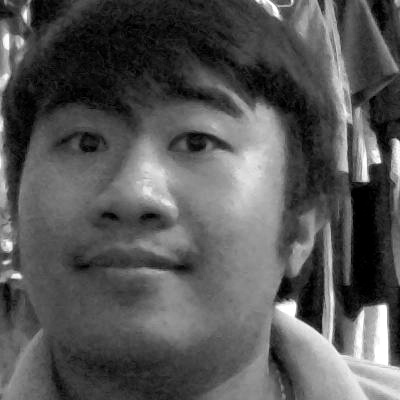
#> input picture 1608473484176_right.jpg, 400 x 400 px, given in place of phucb1709618.mov, which was not available
$ python video2face.py
#> lines starting #> are read from the running program, lines starting #| are printed output that depends on the picture; after the words box and inside, x2 and y2 are one past the last pixel; in counts of white or black regions, pixels touching at a corner belong together; pictures that were not available may be replaced by others from this repository, and a replacement may not be noted
#> in main, frame is the input picture: shape (400, 400, 3); min 0, max 255, mean 86.6
### face_detector.py
import os
# from mtcnn import MTCNN
import cv2
from cv2 import CascadeClassifier
# import face_recognition


# FaceDetector class
class FaceDetector(object):
    def __init__(self):
        """Init FaceDetector
        The FaceDetector will use pretrained CascadeClassifier model named haarcascade_frontalface
        """
        #
        # More about cascade models: https://docs.opencv.org/3.4/db/d28/tutorial_cascade_classifier.html
        #

        # set core model
        self.core = CascadeClassifier('models/haarcascade_frontalface_default.xml')

    def detect(self, img, paint = True, returnNewImage = False):
        """ Detect faces on image (give by img) and paint green rects onto it
            Function use haarcascade_frontalface_default model
        Args:
            img (numpy.ndarray): The image, could be load with cv2.imread. Imread document on: https://docs.opencv.org/3.4/d4/da8/group__imgcodecs.html#ga288b8b3da0892bd651fce07b3bbd3a56
            paint (bool, optional): . Defaults to True.
            returnNewImage (bool, optional): Whether or not to return new image containing painted rects. Defaults to False.

        Returns:
            Basically it returns rectangular regions containing faces, then
            If returnNewImage is true, functions also returns newImage with rects are painted on

        Example:
            detector = FaceDetector()
            frame = cv2.imread('<path_to_image>')
            people, img = detector.detect(frame, returnNewImage=True)
            cv2.imshow('people in image', img)
        """
#> called with paint = True, returnNewImage = True

        # detect faces
        people = [ list(x) for x in self.core.detectMultiScale(img) ]
#> people = [[14, 44, 273, 273]]

        # paint rects onto images
        if paint:
            # clone the image first
            if returnNewImage:
                img = img.copy()

            for person in people:
                rect = person
                cv2.rectangle(
                    img,
                    # top-left
                    (rect[0], rect[1]),
                    # bottom-right
                    (rect[0] + rect[2], rect[1] + rect[3]),
                    # color as RGB
                    (0x0, 0xff, 0x0),
                    # thick ness
                    2
                )
#> this loop made 1 pass
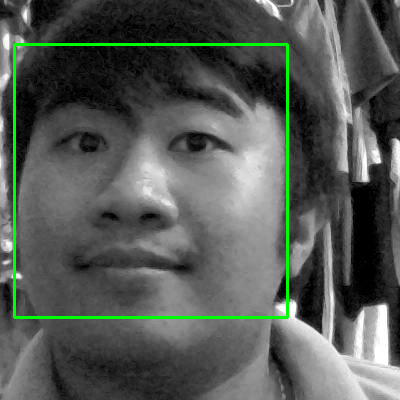
#> img: shape (400, 400, 3); 2.04% of pixels changed, all inside (x1, y1, x2, y2) = (13, 43, 289, 319)

            if returnNewImage:
                return people, img

        return people

# [12 lines that do not run on import are left out]

### logger.py
# use this log module to globally disable when needed
import sys
import json
import traceback
# import os

def debug(*args, **kargs):
    meta = traceback.format_stack()[0].split('\n')[0].strip().replace('File', '', 1).replace(', line ', ':', 1)
    print('\033[34m[DEBUG,%s]\033[39m' % meta, *args, file=sys.stdout, **kargs)

def error(*args, **kargs):
    meta = traceback.format_stack()[0].split('\n')[0].strip().replace('File', '', 1).replace(', line ', ':', 1)
    print('\033[31m[ERROR,%s]\033[39m' % meta, *args, file=sys.stderr, **kargs)

### video2face.py
"""
The script supports copying the face out of image and store image into ./faces folder
Filesystem structure
|- data : storing raw datas (image/videos)
|- faces
|---- person_1
|-------- person_1_1.png : the face image fixed size
|-------- person_1_2.png : the face image fixed size
|-------- person_1_3.png : the face image fixed size
|-------- person_1_4.png : the face image fixed size
|-------- person_1_5.png : the face image fixed size
|---- person_2
|-------- person_2_1.png : the face image fixed size
|-------- person_2_2.png : the face image fixed size
|-------- person_2_3.png : the face image fixed size
|-------- person_2_4.png : the face image fixed size
|-------- person_2_5.png : the face image fixed size

Find these variable to config:

VIDEO_URI = './data/phucb1709618.mov' # path to the video/images/=0 for camera
FACE_SIZE = (128, 128) # Face size for scale, all data should have this size
"""
import cv2
import numpy as np
from face_detector import FaceDetector
import logger
import os

# CONFIG: replace video URI here
VIDEO_URI = './data/phucb1709618.mov'
FACE_SIZE = (128, 128)

# utils
def getFilename(dir):
    return os.path.basename(dir).split('.')[0]

def area(rect):
    return rect[2] * rect[3]

# logics
VIDEO_NAME = getFilename(VIDEO_URI)
logger.debug('Video name: %s' % VIDEO_NAME)

def main():
    frame_count = 0

    DATA_PATH = 'faces/' + VIDEO_NAME + '/'

    # if path not exists then create
    if not os.path.exists(DATA_PATH):
        os.system('mkdir -p %s' % DATA_PATH)

    # new detector and frame capturer
    detector = FaceDetector()
    cap = cv2.VideoCapture(VIDEO_URI)

    while(True):
        ret, frame = cap.read()
        if not ret:
            break
        print("%d read" % frame_count)
        if frame_count % 5 != 0:
            frame_count += 1
            continue

        # frame = cv2.rotate(frame, cv2.cv2.ROTATE_90_CLOCKWISE)
        people, rectedImage = detector.detect(frame, returnNewImage=True)
#> people = [[14, 44, 273, 273]]

        if len(people):
            biggest = None
            for person in people:
                # get box having biggest area, and consider it the main person
                if not biggest or area(biggest) < area(person):
                    biggest = person
#> this loop made 1 pass

            # scale
            region = frame[biggest[1]:biggest[1]+biggest[3], biggest[0]:biggest[0]+biggest[2]].copy()
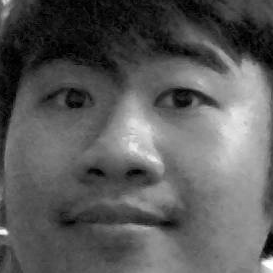
#> region: shape (273, 273, 3); min 0, max 255, mean 90.7
            region = cv2.resize(region, FACE_SIZE)
#> region: shape (128, 128, 3)

            # write to file
            cv2.imwrite(DATA_PATH+VIDEO_NAME+'_%d.jpg' % (frame_count), region)

        frame_count += 1
        cv2.imshow('frame', rectedImage)
        if cv2.waitKey(1) & 0xFF == ord('q'):
#> (key q is pressed here)
            break

    # destruction
    cap.release()
    cv2.destroyAllWindows()

main()

$ run again, on 1610593771607_814.jpg
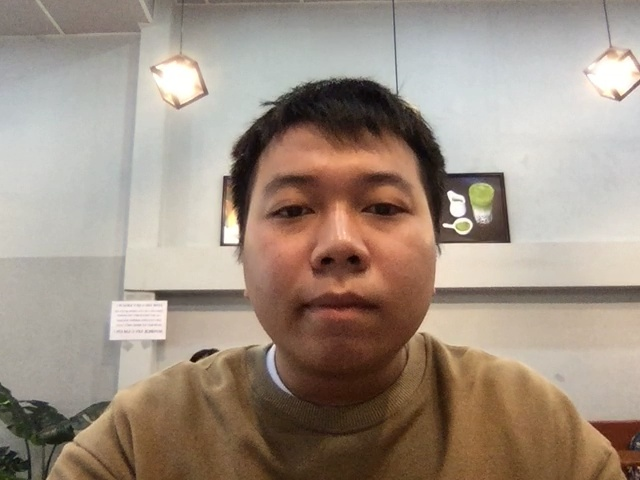
#> input picture 1610593771607_814.jpg, 640 x 480 px, given in place of phucb1709618.mov, which was not available
#> in main, frame is the input picture: shape (480, 640, 3); mean B, G, R 131.4, 144.8, 160
#> in detect, `people = [ list(x) for x in self.core.detectMultiScale(img) ]`: people = [[224, 115, 229, 229]]
#> the loop in detect, `for person in people:` made 1 pass
#> after the loop in detect, `for person in people:`:
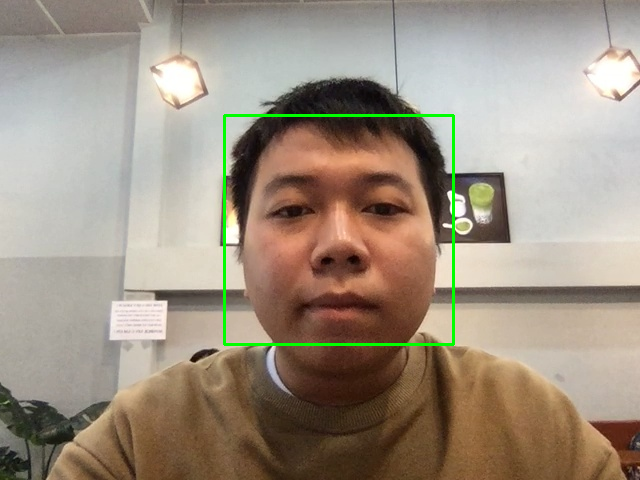
#> img: shape (480, 640, 3); 0.89% of pixels changed, all inside (x1, y1, x2, y2) = (223, 114, 455, 346)
#> the loop in main, `for person in people:` made 1 pass
#> in main, `region = cv2.resize(region, FACE_SIZE)`:
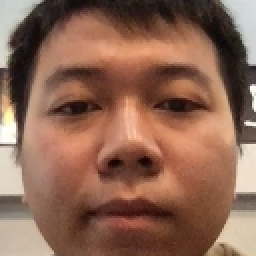
#> region: shape (128, 128, 3) (shown 2 times larger); mean B, G, R 83.3, 101.9, 141.2
